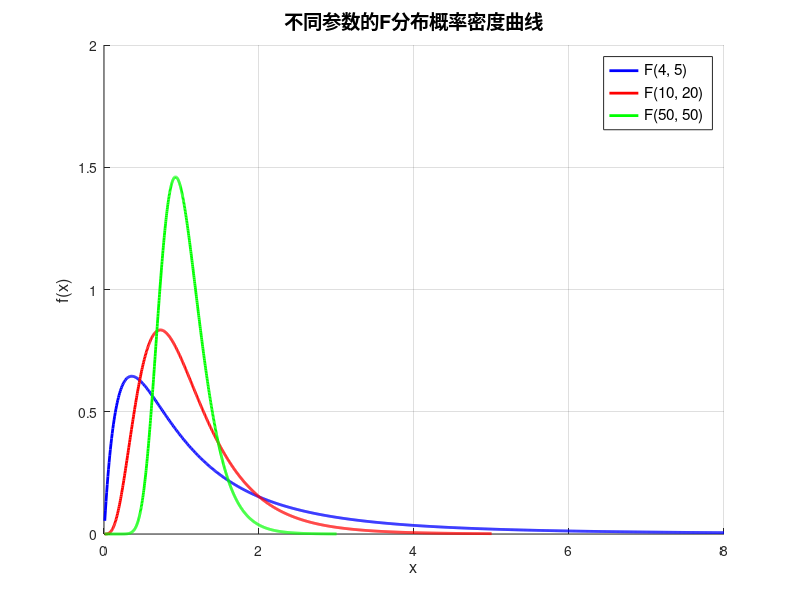

The MATLAB source for this figure:
%% ============================================================
%  不同参数F分布的概率密度曲线比较
%  F(4,5), F(10,20), F(50,50)
%% ============================================================

clear; clc; close all;

%% 1. 定义参数
params = [4, 5;      % F(4,5)
          10, 20;    % F(10,20)
          50, 50];   % F(50,50)

colors = {'b', 'r', 'g'};
labels = {'F(4, 5)', 'F(10, 20)', 'F(50, 50)'};

%% 2. 手动计算F分布概率密度函数
% f(x; d1, d2) = (d1/d2)^(d1/2) * x^(d1/2-1) * B(d1/2, d2/2)^(-1) 
%                * (1 + d1*x/d2)^(-(d1+d2)/2)

% 使用Beta函数：B(a,b) = gamma(a)*gamma(b)/gamma(a+b)

figure('Name', 'F分布概率密度曲线', 'Position', [100 100 800 600]);
hold on;

for i = 1:size(params, 1)
    d1 = params(i, 1);      % 第一自由度
    d2 = params(i, 2);      % 第二自由度
    
    % x范围（F分布定义域x>0，根据参数调整上限）
    if i == 1
        x = linspace(0.01, 8, 1000);    % F(4,5)尾部较重
    elseif i == 2
        x = linspace(0.01, 5, 1000);    % F(10,20)
    else
        x = linspace(0.01, 3, 1000);    % F(50,50)更集中
    end
    
    % 计算PDF
    a = d1 / 2;
    b = d2 / 2;
    
    % Beta函数
    B = gamma(a) * gamma(b) / gamma(a + b);
    
    % F分布PDF
    pdf = ((d1/d2)^a) .* (x.^(a-1)) .* (1 + d1.*x./d2).^(-(d1+d2)/2) ./ B;
    
    % 绘制曲线
    plot(x, pdf, 'Color', colors{i}, 'LineWidth', 2, ...
        'DisplayName', labels{i});
end

%% 3. 图形设置
xlabel('x', 'FontSize', 12);
ylabel('f(x)', 'FontSize', 12);
title('不同参数的F分布概率密度曲线', 'FontSize', 14);
legend('Location', 'best', 'FontSize', 11);
grid on;
hold off;

%% 4. 输出统计特征
fprintf('================ F分布统计特征 ================\n');
for i = 1:size(params, 1)
    d1 = params(i, 1);
    d2 = params(i, 2);
    
    % 均值（d2 > 2时存在）
    if d2 > 2
        mean_val = d2 / (d2 - 2);
    else
        mean_val = Inf;
    end
    
    % 方差（d2 > 4时存在）
    if d2 > 4
        var_val = (2 * d2^2 * (d1 + d2 - 2)) / (d1 * (d2 - 2)^2 * (d2 - 4));
    else
        var_val = Inf;
    end
    
    fprintf('F(%d, %d):  均值 = %.4f,  方差 = %.4f\n', d1, d2, mean_val, var_val);
end
fprintf('===============================================\n');
